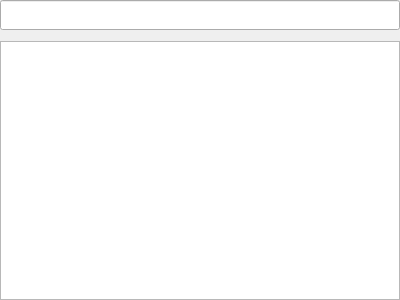
<?xml version="1.0" encoding="UTF-8"?>
<ui version="4.0">
 <class>SearchListView</class>
 <widget class="QWidget" name="SearchListView">
  <property name="geometry">
   <rect>
    <x>0</x>
    <y>0</y>
    <width>400</width>
    <height>300</height>
   </rect>
  </property>
  <property name="windowTitle">
   <string>Form</string>
  </property>
  <layout class="QVBoxLayout" name="verticalLayout">
   <property name="spacing">
    <number>11</number>
   </property>
   <property name="leftMargin">
    <number>0</number>
   </property>
   <property name="topMargin">
    <number>0</number>
   </property>
   <property name="rightMargin">
    <number>0</number>
   </property>
   <property name="bottomMargin">
    <number>0</number>
   </property>
   <item>
    <widget class="QLineEdit" name="filter">
     <property name="minimumSize">
      <size>
       <width>0</width>
       <height>30</height>
      </size>
     </property>
    </widget>
   </item>
   <item>
    <widget class="QTreeView" name="bookmarks">
     <property name="contextMenuPolicy">
      <enum>Qt::CustomContextMenu</enum>
     </property>
     <property name="acceptDrops">
      <bool>true</bool>
     </property>
     <property name="frameShape">
      <enum>QFrame::StyledPanel</enum>
     </property>
     <property name="frameShadow">
      <enum>QFrame::Sunken</enum>
     </property>
     <property name="lineWidth">
      <number>0</number>
     </property>
    </widget>
   </item>
  </layout>
 </widget>
 <resources/>
 <connections/>
</ui>
